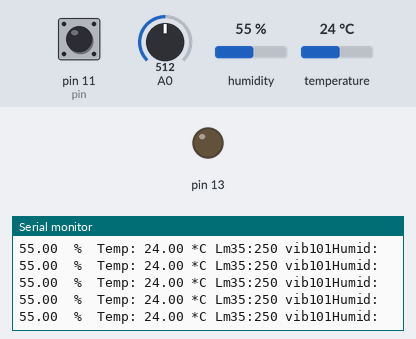
A sketch run on a simulated Arduino Uno, built with avr-gcc and run on an emulated ATmega328P. On the bench: output pins drawn as LEDs (lit = HIGH), the last lines printed to the serial monitor. The test bench sets the inputs (shaded band); at power-on: A0 = 512, pin 11 (pin) HIGH, humidity 55 %, temperature 24 °C.

Above: at 1.2 s.
1.3 s: A0 set to 214
At 1.4 s:
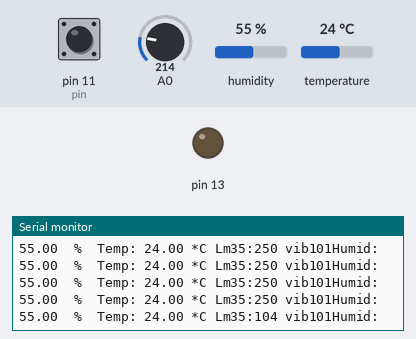
7.3 s: A0 set to 197
At 7.34 s:
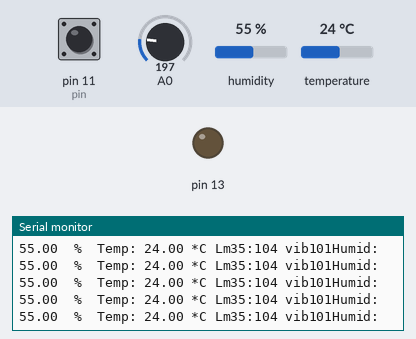
Timing chart, 0 to 10.3 s (numbered marks = the images above; inputs shaded):
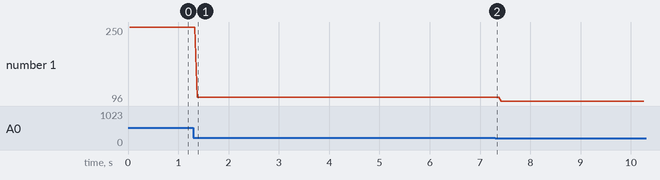

Measured:
- after the input at 1.3 s, the serial monitor: prints a new line after 0.08 s (image 1)
- plotted number 1: 250 → 104 after the input at 1.3 s, 104 → 96 after the input at 7.3 s

The sketch:

sensorData.ino
```cpp
#include <LM35.h>
LM35 temp(A0);

#include <Wire.h>
#define SLAVE_ADDRESS 0x04

#include "DHT.h"
#define DHTPIN 10     // what digital pin we're connected to
#define DHTTYPE DHT11
DHT dht(DHTPIN, DHTTYPE);

int pin = 11,a=0,b=100;

void setup() {
pinMode(13, OUTPUT);
Serial.begin(9600); // start serial for output
// initialize i2c as slave
Wire.begin(SLAVE_ADDRESS);
dht.begin();
pinMode(A0, INPUT);
// define callbacks for i2c communication
pinMode(pin,INPUT);

Serial.println("ready!");
}

void loop() {
  Wire.onRequest(sendData);
  sendData();
  vibr();
  delay(1);
}
void sendData(){
  int sensorValue=temp.cel();
  float h = dht.readHumidity();
  float t = dht.readTemperature();
  float f = dht.readTemperature(true);

    if (isnan(h) || isnan(t) || isnan(f)) {
    Serial.println("Failed to read from DHT sensor!");
    return;
  }
  // Compute heat index in Fahrenheit (the default)
  float hif = dht.computeHeatIndex(f, h);
  // Compute heat index in Celsius (isFahreheit = false)
  float hic = dht.computeHeatIndex(t, h, false);
  Serial.println("Humid: ");
  Serial.print(h);
  Serial.print("  %\t");
  Serial.print("Temp: ");
  Serial.print(t);
  Serial.print(" *C ");
  Serial.print("Lm35:");
  Serial.print(sensorValue);
  Serial.print(" vib");
  Serial.print(b);
  String s1=(String)sensorValue;
  String s2=(String)h;
  String s4=(String)b;
  String s3=s1+" "+s4+" "+s2;
  Wire.write(s3.c_str());
}

void vibr(){
  int val = digitalRead(pin);
if(val == LOW & a==1){
  a=0;
  b++;
}
if(val==HIGH & a==0){
  a=1;
  b++;
}
if(b>=999){
  b=100;
}
}
```
